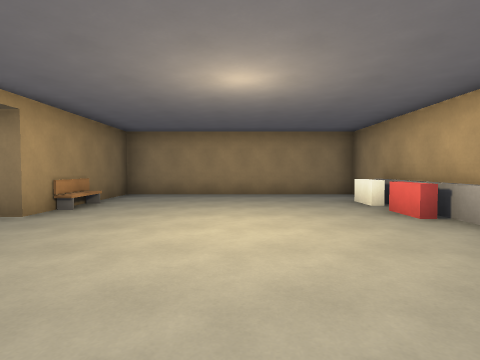
[1] (above)

17 first-person views from a walk through a level from a Godot 3-D game. The camera is 1.4 m above the floor, tilts 2° down and sees 80° across. The floor is counted in squares, 2 m on a side. Each view is taken from the middle of a square. On the plan, view 1 faces up. The plan holds only what a view shows up to about 10 squares ahead; the rest is blank. The place goes on beyond the plan. Characters and animated objects are not drawn.

[2]
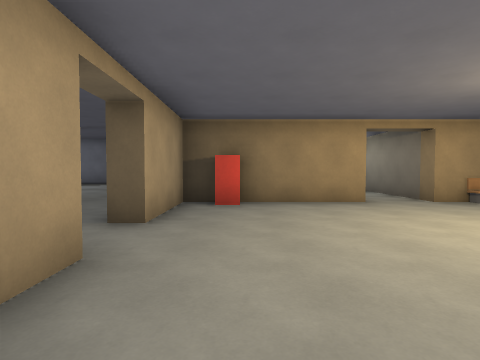

[3]
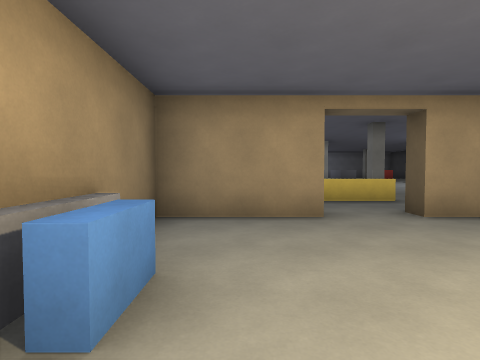

[4]
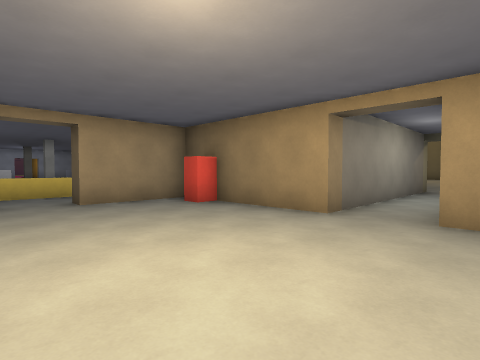

[5]
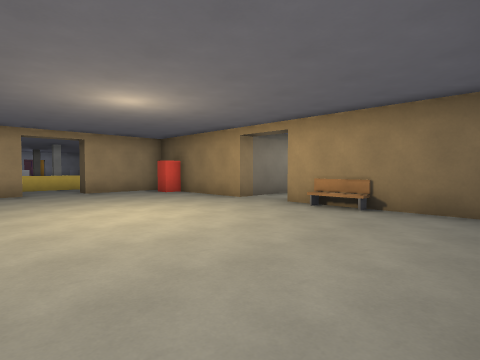

[6]
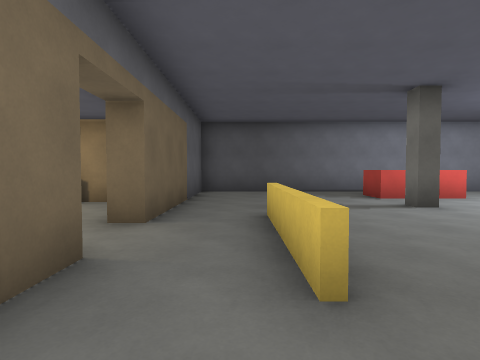

[7]
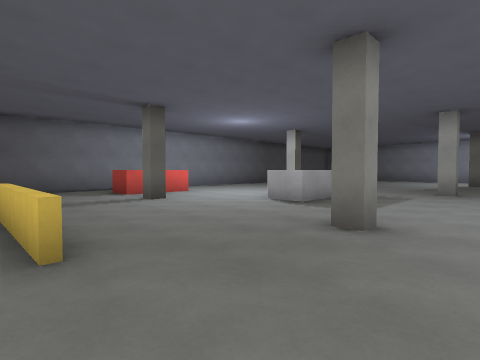

[8]
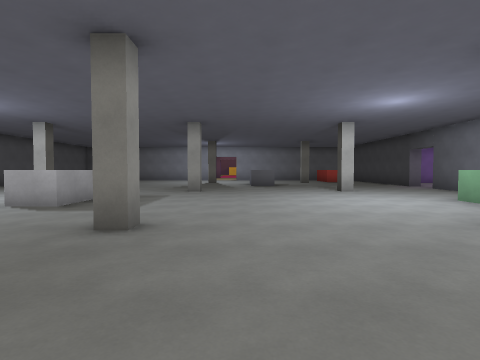

[9]
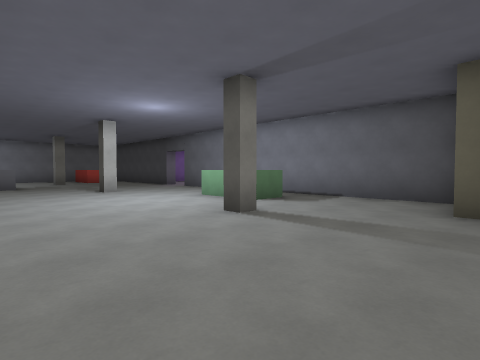

[10]
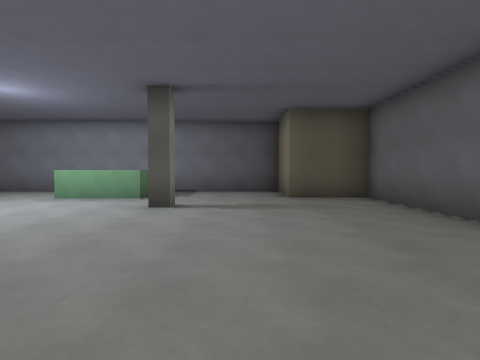

[11]
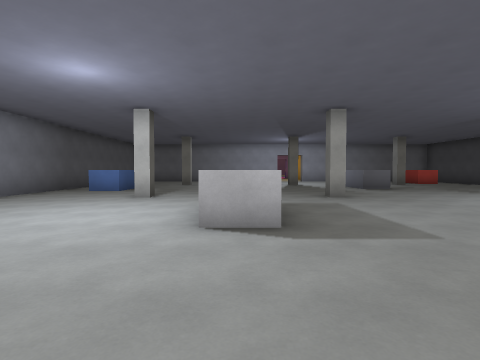

[12]
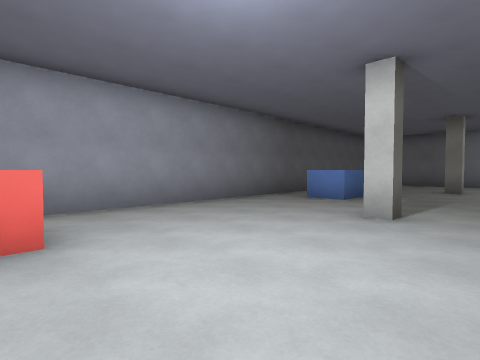

[13]
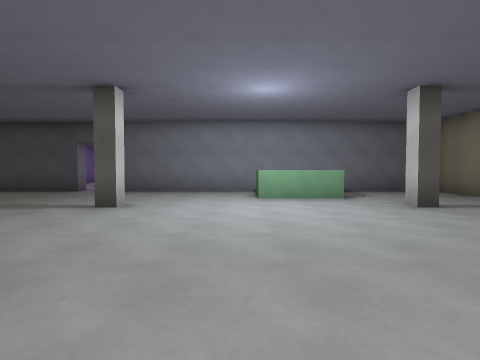

[14]
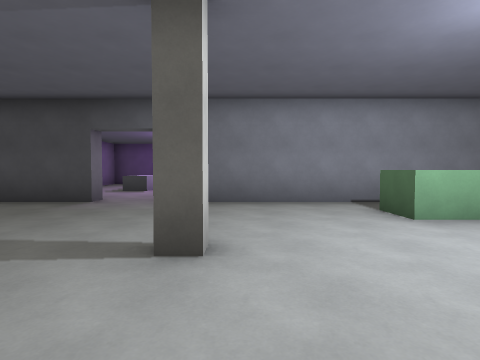

[15]
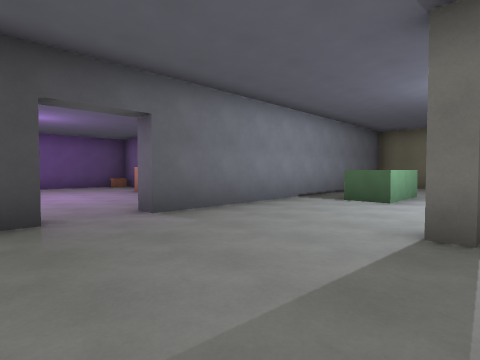

[16]
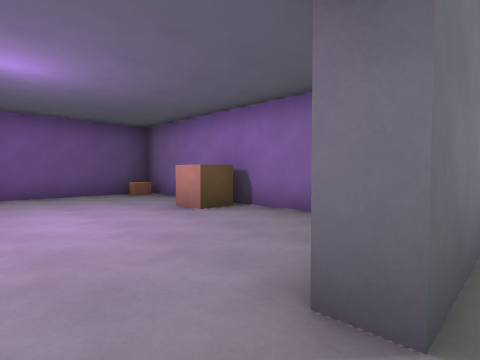

[17]
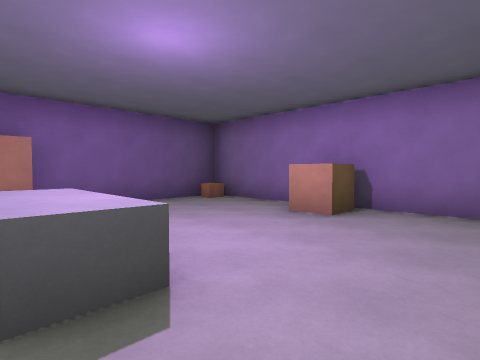

### Floor plan
Key: @ floor where view 1 was taken; # wall or solid block; . floor; / step, stairs or slope; = window, fence, low wall or low ledge; B bench; P pillar; L block; C crate; H chest; O other object.
Columns run from 20 left of view 1 to 7 right of it. Each row starts with its distance up from view 1.
  9                 #########
  8                 #.......#
  7                 #.......#
  6                 #B.....O
  5              ####/.....O
  4              ..........O
  3            ............
  2            ######......O
  1                 #......O
  0                 ##..@...#
 -1            ######.......####
 -2            #....####.####..#
 -3            ................#
 -4         ##.........===.....#
 -5         #..................#
 -6         #..................#
 -7         #....P....P....PLL.#
 -8         #.LL............LL.#
 -9         #.LL........L......#
-10   #######...........L......#
-11  H...C..##.......... ......#
-12 #...CC.. #.......... ......#
-13 #........#...P....P. ..P...#
-14 #................... ......#
-15 #   OO.............   ..LL.#
-16     OO.. #.... L      ..LL.#

Where each view was taken, in squares from view 1:
view 1: 0 up, 0 right, facing up
view 2: 0 up, 3 right, facing left
view 3: 3 up, 2 right, facing down
view 4: 5 up, 1 right, facing down-left
view 5: 8 up, 2 right, facing down-left
view 6: 3 down, 3 left, facing right
view 7: 3 down, 4 left, facing down-right
view 8: 3 down, 4 left, facing down
view 9: 3 down, 4 left, facing down-left
view 10: 5 down, 2 left, facing left
view 11: 5 down, 0 right, facing down
view 12: 8 down, 1 right, facing down-right
view 13: 10 down, 2 left, facing left
view 14: 12 down, 5 left, facing left
view 15: 16 down, 7 left, facing up-left
view 16: 15 down, 11 left, facing up-left
view 17: 16 down, 13 left, facing up-left
